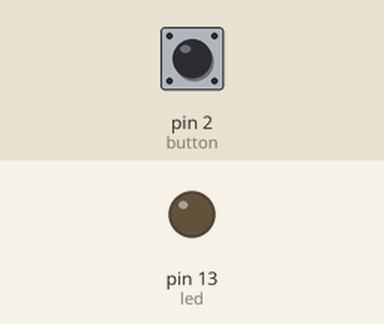
Recording of a sketch running on a simulated Arduino Uno, built with avr-gcc and run on an emulated ATmega328P. Parts: output pins drawn as LEDs (lit = HIGH). The test bench sets the inputs (shaded band); at power-on: pin 2 (button) LOW.

Above: at 1.2 s.
1.3 s: pin 2 (button) pulled HIGH for 0.15 s
At 2.7 s:
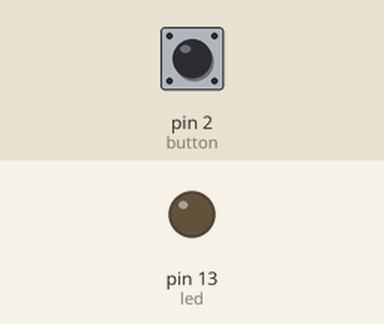
3.0 s: pin 2 (button) pulled HIGH for 1 s
At 3.8 s:
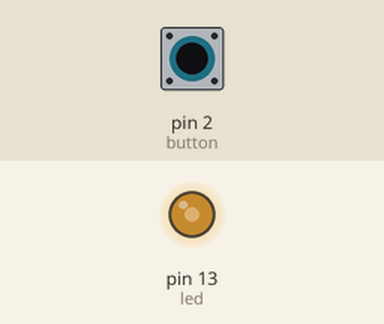
5.5 s: pin 2 (button) pulled HIGH for 3.2 s
At 9.7 s:
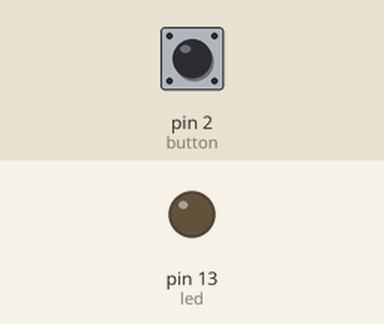
Timing chart, 0 to 11.2 s (numbered marks = the images above; inputs shaded):
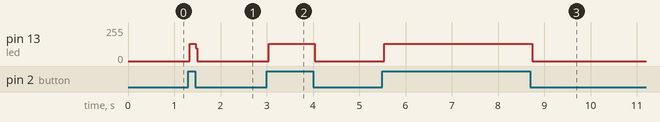

Measured:
- after the input at 1.3 s, pin 13 (led): 0/255 → 128/255 at once, → 0/255 0.12 s later
- after the input at 3.0 s, pin 13 (led): 0/255 → 128/255 at once, → 0/255 1.0 s later
- after the input at 5.5 s, pin 13 (led): 0/255 → 128/255 at once, → 0/255 3.2 s later

The sketch:

Switch2.ino
```cpp
const int led = 13;
const int button = 2;
int val = 0;
int state = 0;
void setup()
{
  pinMode(led, OUTPUT);
  pinMode(button, INPUT);
}
void loop () {
  val = digitalRead(button);
  if (val == HIGH)
    state = 1- state;
  if (state == 1)
    digitalWrite(led, HIGH);
  else
    digitalWrite(led, LOW);
}
```
